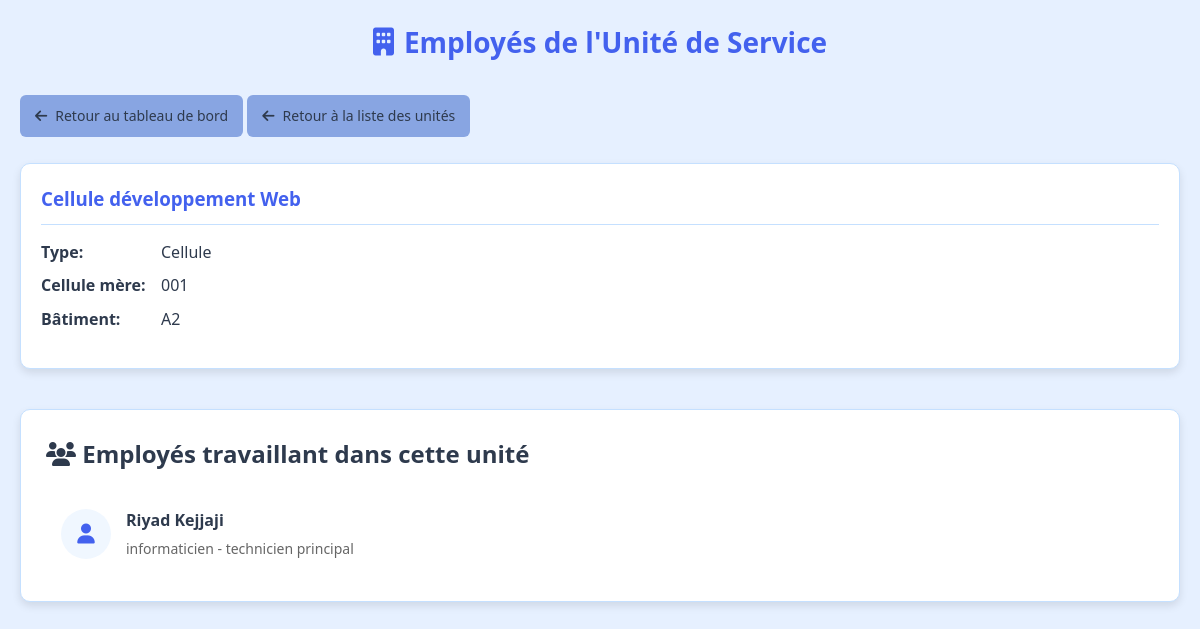
Screenshot of /stage/unities.php?view_employees=true&ppr=26 with the database file from the repository.
### tables this page shows
CREATE TABLE `us` (
  `Code` int(11) NOT NULL,
  `lib` varchar(56) DEFAULT NULL,
  `cellule_mere` varchar(25) DEFAULT NULL,
  `type` varchar(25) DEFAULT NULL,
  `Batiment` varchar(25) DEFAULT NULL,
  `PPR` int(11) DEFAULT NULL
);

CREATE TABLE `utilisateurs` (
  `PPR` int(11) NOT NULL,
  `Cin` varchar(25) NOT NULL,
  `prenom` varchar(25) NOT NULL,
  `nom` varchar(25) NOT NULL,
  `d_naiss` date NOT NULL,
  `d_recrutement` date NOT NULL,
  `sit_familliale` varchar(25) NOT NULL,
  `genre` varchar(25) NOT NULL,
  `role` varchar(25) NOT NULL DEFAULT 'user',
  `email` varchar(50) DEFAULT NULL,
  `password` varchar(255) NOT NULL,
  `fonction` varchar(25) NOT NULL,
  `grade` varchar(25) NOT NULL,
  `img` longblob NOT NULL,
  `mime_type` int(50) DEFAULT NULL,
  `img_profile` longblob NOT NULL,
  `mime_type2` varchar(50) NOT NULL
);

### stage/unities.php (the view, shortened to what this page needs)
<?php
$db = Database::getInstance()->getConnection();
$view_employees = isset($_GET['view_employees']);
$current_us_ppr = $_GET['ppr'] ?? null;
$current_us = null;
$employees = [];
if ($view_employees && $current_us_ppr) {
    $stmt = $db->prepare("SELECT * FROM us WHERE PPR = ?");
    $stmt->execute([$current_us_ppr]);
    $current_us = $stmt->fetch(PDO::FETCH_ASSOC);
    $stmt = $db->prepare("
        SELECT u.*
        FROM utilisateurs u
        JOIN us ue ON u.PPR = ue.PPR
        WHERE ue.PPR = ?
        ORDER BY u.nom, u.prenom
    ");
    $stmt->execute([$current_us_ppr]);
    $employees = $stmt->fetchAll(PDO::FETCH_ASSOC);
}
?>
<!DOCTYPE html>
<html lang="fr">
<head>
    <link href="https://cdnjs.cloudflare.com/ajax/libs/font-awesome/6.4.0/css/all.min.css" rel="stylesheet">
</head>
<body>
    <div class="container">
        <h1>
            <i class="fas fa-building"></i>
            <?= $view_employees ? "Employés de l'Unité de Service" : "Unités de Service" ?>
        </h1>
        <a href="dash.php" class="btn btn-secondary">
            <i class="fas fa-arrow-left"></i> Retour au tableau de bord
        </a>
        <?php if ($view_employees && $current_us): ?>
            <a href="?" class="btn btn-secondary">
                <i class="fas fa-arrow-left"></i> Retour à la liste des unités
            </a>
            <br><br>
            <div class="us-card">
                <h3><?= htmlspecialchars($current_us['lib']) ?></h3>
                <div class="us-info">
                    <p><strong>Type:</strong> <?= htmlspecialchars($current_us['type']) ?></p>
                    <p><strong>Cellule mère:</strong> <?= htmlspecialchars($current_us['cellule_mere']) ?></p>
                    <p><strong>Bâtiment:</strong> <?= htmlspecialchars($current_us['Batiment']) ?></p>
                </div>
            </div>
            <div class="employees-section">
                <h2><i class="fas fa-users"></i> Employés travaillant dans cette unité</h2>
                <?php if (count($employees) > 0): ?>
                    <div class="employees-list">
                        <?php foreach ($employees as $employee): ?>
                            <div class="employee-card">
                                <div class="employee-photo">
                                    <?php if (!empty($employee['img_profile'])): ?>
                                        <img alt="Photo de profil">
                                    <?php else: ?>
                                        <i class="fas fa-user"></i>
                                    <?php endif; ?>
                                </div>
                                <div class="employee-info">
                                    <div class="employee-name">
                                        <?= htmlspecialchars($employee['prenom']) ?> <?= htmlspecialchars($employee['nom']) ?>
                                    </div>
                                    <div class="employee-position">
                                        <?= htmlspecialchars($employee['fonction']) ?> - <?= htmlspecialchars($employee['grade']) ?>
                                    </div>
                                </div>
                            </div>
                        <?php endforeach; ?>
                    </div>
                <?php else: ?>
                    <div class="no-employees">
                        <i class="fas fa-info-circle"></i> Aucun employé trouvé dans cette unité de service
                    </div>
                <?php endif; ?>
            </div>
        <?php endif; ?>
    </div>
</body>
</html>

### stage/unities.php (style rules this page uses)
:root { --primary-blue: #4361ee; --secondary-blue: #88a5e2ff; --light-bg: #f0f7ff; --table-bg: #ffffff; --text-dark: #2e3a4d; --text-light: #ffffff; --border-color: #c5e0ff; --error-color: #e74c3c; --success-color: #2ecc71; }
* { box-sizing: border-box; margin: 0; padding: 0; font-family: 'Segoe UI', Tahoma, Geneva, Verdana, sans-serif; }
body { background-color: #e6f0ff; color: var(--text-dark); line-height: 1.6; padding: 20px; }
.container { max-width: 1200px; margin: 0 auto; }
h1 { color: var(--primary-blue); margin-bottom: 30px; text-align: center; font-size: 28px; display: flex; align-items: center; justify-content: center; gap: 10px; }
.us-card { background-color: var(--table-bg); border-radius: 10px; box-shadow: 0 4px 8px rgba(0, 0, 0, 0.1); padding: 20px; border: 1px solid var(--border-color); transition: transform 0.3s ease, box-shadow 0.3s ease; }
.us-card h3 { color: var(--primary-blue); margin-bottom: 15px; border-bottom: 1px solid var(--border-color); padding-bottom: 10px; }
.us-info { margin-bottom: 15px; }
.us-info p { margin-bottom: 8px; display: flex; }
.us-info strong { min-width: 120px; display: inline-block; }
.btn { display: inline-flex; align-items: center; gap: 8px; padding: 10px 15px; border-radius: 6px; font-size: 14px; font-weight: 500; cursor: pointer; transition: all 0.3s ease; text-decoration: none; border: none; }
.btn-secondary { background-color: var(--secondary-blue); color: var(--text-dark); }
.employees-section { margin-top: 40px; background-color: var(--table-bg); border-radius: 10px; box-shadow: 0 4px 8px rgba(0, 0, 0, 0.1); padding: 25px; border: 1px solid var(--border-color); }
.employees-list { margin-top: 20px; }
.employee-card { display: flex; align-items: center; padding: 15px; border-bottom: 1px solid var(--border-color); }
.employee-card:last-child { border-bottom: none; }
.employee-photo { width: 50px; height: 50px; border-radius: 50%; background-color: var(--light-bg); display: flex; align-items: center; justify-content: center; margin-right: 15px; overflow: hidden; }
.employee-photo i { font-size: 20px; color: var(--primary-blue); }
.employee-info { flex: 1; }
.employee-name { font-weight: 600; margin-bottom: 5px; }
.employee-position { color: #666; font-size: 14px; }

### rows the page displays
us: lib "Cellule développement Web", type "Cellule", cellule_mere "001", Batiment "A2"
utilisateurs: prenom "Riyad", nom "Kejjaji", fonction "informaticien", grade "technicien principal"
